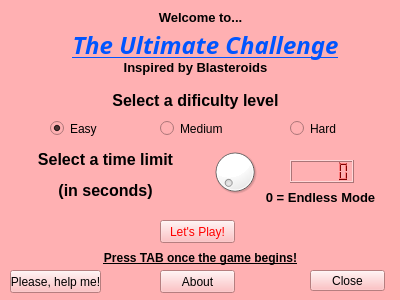
<?xml version="1.0" encoding="UTF-8"?>
<ui version="4.0">
 <class>MainWindow</class>
 <widget class="QMainWindow" name="MainWindow">
  <property name="geometry">
   <rect>
    <x>0</x>
    <y>0</y>
    <width>400</width>
    <height>300</height>
   </rect>
  </property>
  <property name="sizePolicy">
   <sizepolicy hsizetype="Fixed" vsizetype="Fixed">
    <horstretch>0</horstretch>
    <verstretch>0</verstretch>
   </sizepolicy>
  </property>
  <property name="minimumSize">
   <size>
    <width>400</width>
    <height>300</height>
   </size>
  </property>
  <property name="maximumSize">
   <size>
    <width>400</width>
    <height>300</height>
   </size>
  </property>
  <property name="windowTitle">
   <string>Programming Languages Project</string>
  </property>
  <property name="styleSheet">
   <string notr="true">background-color: rgb(255, 176, 178);</string>
  </property>
  <widget class="QWidget" name="centralWidget">
   <widget class="QPushButton" name="pushButton">
    <property name="geometry">
     <rect>
      <x>310</x>
      <y>270</y>
      <width>75</width>
      <height>21</height>
     </rect>
    </property>
    <property name="text">
     <string>Close</string>
    </property>
   </widget>
   <widget class="QRadioButton" name="radioButton">
    <property name="geometry">
     <rect>
      <x>50</x>
      <y>120</y>
      <width>82</width>
      <height>17</height>
     </rect>
    </property>
    <property name="text">
     <string>Easy</string>
    </property>
    <property name="checked">
     <bool>true</bool>
    </property>
   </widget>
   <widget class="QRadioButton" name="radioButton_2">
    <property name="geometry">
     <rect>
      <x>160</x>
      <y>120</y>
      <width>82</width>
      <height>17</height>
     </rect>
    </property>
    <property name="text">
     <string>Medium</string>
    </property>
   </widget>
   <widget class="QRadioButton" name="radioButton_3">
    <property name="geometry">
     <rect>
      <x>290</x>
      <y>120</y>
      <width>82</width>
      <height>17</height>
     </rect>
    </property>
    <property name="text">
     <string>Hard</string>
    </property>
   </widget>
   <widget class="QPushButton" name="pushButton_2">
    <property name="geometry">
     <rect>
      <x>160</x>
      <y>270</y>
      <width>75</width>
      <height>23</height>
     </rect>
    </property>
    <property name="text">
     <string>About</string>
    </property>
   </widget>
   <widget class="QLabel" name="label">
    <property name="geometry">
     <rect>
      <x>50</x>
      <y>20</y>
      <width>311</width>
      <height>51</height>
     </rect>
    </property>
    <property name="font">
     <font>
      <family>Magneto</family>
      <weight>75</weight>
      <italic>false</italic>
      <bold>true</bold>
     </font>
    </property>
    <property name="text">
     <string>&lt;html&gt;&lt;head/&gt;&lt;body&gt;&lt;p align=&quot;center&quot;&gt;&lt;span style=&quot; font-size:18pt; font-style:italic; text-decoration: underline; color:#0055ff;&quot;&gt;The Ultimate Challenge&lt;/span&gt;&lt;/p&gt;&lt;/body&gt;&lt;/html&gt;</string>
    </property>
   </widget>
   <widget class="QLabel" name="label_2">
    <property name="geometry">
     <rect>
      <x>100</x>
      <y>90</y>
      <width>191</width>
      <height>21</height>
     </rect>
    </property>
    <property name="text">
     <string>&lt;html&gt;&lt;head/&gt;&lt;body&gt;&lt;p align=&quot;center&quot;&gt;&lt;span style=&quot; font-size:12pt; font-weight:600;&quot;&gt;Select a dificulty level&lt;/span&gt;&lt;/p&gt;&lt;/body&gt;&lt;/html&gt;</string>
    </property>
   </widget>
   <widget class="QDial" name="dial">
    <property name="geometry">
     <rect>
      <x>210</x>
      <y>140</y>
      <width>50</width>
      <height>64</height>
     </rect>
    </property>
    <property name="styleSheet">
     <string notr="true">background-color: rgb(255, 255, 255);</string>
    </property>
    <property name="maximum">
     <number>8</number>
    </property>
    <property name="singleStep">
     <number>1</number>
    </property>
    <property name="value">
     <number>0</number>
    </property>
   </widget>
   <widget class="QLCDNumber" name="lcdNumber">
    <property name="geometry">
     <rect>
      <x>290</x>
      <y>160</y>
      <width>64</width>
      <height>23</height>
     </rect>
    </property>
    <property name="palette">
     <palette>
      <active>
       <colorrole role="WindowText">
        <brush brushstyle="SolidPattern">
         <color alpha="255">
          <red>0</red>
          <green>0</green>
          <blue>0</blue>
         </color>
        </brush>
       </colorrole>
       <colorrole role="Button">
        <brush brushstyle="SolidPattern">
         <color alpha="255">
          <red>255</red>
          <green>176</green>
          <blue>178</blue>
         </color>
        </brush>
       </colorrole>
       <colorrole role="Light">
        <brush brushstyle="SolidPattern">
         <color alpha="255">
          <red>255</red>
          <green>127</green>
          <blue>127</blue>
         </color>
        </brush>
       </colorrole>
       <colorrole role="Midlight">
        <brush brushstyle="SolidPattern">
         <color alpha="255">
          <red>255</red>
          <green>63</green>
          <blue>63</blue>
         </color>
        </brush>
       </colorrole>
       <colorrole role="Dark">
        <brush brushstyle="SolidPattern">
         <color alpha="255">
          <red>127</red>
          <green>0</green>
          <blue>0</blue>
         </color>
        </brush>
       </colorrole>
       <colorrole role="Mid">
        <brush brushstyle="SolidPattern">
         <color alpha="255">
          <red>170</red>
          <green>0</green>
          <blue>0</blue>
         </color>
        </brush>
       </colorrole>
       <colorrole role="Text">
        <brush brushstyle="SolidPattern">
         <color alpha="255">
          <red>0</red>
          <green>0</green>
          <blue>0</blue>
         </color>
        </brush>
       </colorrole>
       <colorrole role="BrightText">
        <brush brushstyle="SolidPattern">
         <color alpha="255">
          <red>255</red>
          <green>255</green>
          <blue>255</blue>
         </color>
        </brush>
       </colorrole>
       <colorrole role="ButtonText">
        <brush brushstyle="SolidPattern">
         <color alpha="255">
          <red>0</red>
          <green>0</green>
          <blue>0</blue>
         </color>
        </brush>
       </colorrole>
       <colorrole role="Base">
        <brush brushstyle="SolidPattern">
         <color alpha="255">
          <red>255</red>
          <green>176</green>
          <blue>178</blue>
         </color>
        </brush>
       </colorrole>
       <colorrole role="Window">
        <brush brushstyle="SolidPattern">
         <color alpha="255">
          <red>255</red>
          <green>176</green>
          <blue>178</blue>
         </color>
        </brush>
       </colorrole>
       <colorrole role="Shadow">
        <brush brushstyle="SolidPattern">
         <color alpha="255">
          <red>0</red>
          <green>0</green>
          <blue>0</blue>
         </color>
        </brush>
       </colorrole>
       <colorrole role="AlternateBase">
        <brush brushstyle="SolidPattern">
         <color alpha="255">
          <red>255</red>
          <green>127</green>
          <blue>127</blue>
         </color>
        </brush>
       </colorrole>
       <colorrole role="ToolTipBase">
        <brush brushstyle="SolidPattern">
         <color alpha="255">
          <red>255</red>
          <green>255</green>
          <blue>220</blue>
         </color>
        </brush>
       </colorrole>
       <colorrole role="ToolTipText">
        <brush brushstyle="SolidPattern">
         <color alpha="255">
          <red>0</red>
          <green>0</green>
          <blue>0</blue>
         </color>
        </brush>
       </colorrole>
      </active>
      <inactive>
       <colorrole role="WindowText">
        <brush brushstyle="SolidPattern">
         <color alpha="255">
          <red>0</red>
          <green>0</green>
          <blue>0</blue>
         </color>
        </brush>
       </colorrole>
       <colorrole role="Button">
        <brush brushstyle="SolidPattern">
         <color alpha="255">
          <red>255</red>
          <green>176</green>
          <blue>178</blue>
         </color>
        </brush>
       </colorrole>
       <colorrole role="Light">
        <brush brushstyle="SolidPattern">
         <color alpha="255">
          <red>255</red>
          <green>127</green>
          <blue>127</blue>
         </color>
        </brush>
       </colorrole>
       <colorrole role="Midlight">
        <brush brushstyle="SolidPattern">
         <color alpha="255">
          <red>255</red>
          <green>63</green>
          <blue>63</blue>
         </color>
        </brush>
       </colorrole>
       <colorrole role="Dark">
        <brush brushstyle="SolidPattern">
         <color alpha="255">
          <red>127</red>
          <green>0</green>
          <blue>0</blue>
         </color>
        </brush>
       </colorrole>
       <colorrole role="Mid">
        <brush brushstyle="SolidPattern">
         <color alpha="255">
          <red>170</red>
          <green>0</green>
          <blue>0</blue>
         </color>
        </brush>
       </colorrole>
       <colorrole role="Text">
        <brush brushstyle="SolidPattern">
         <color alpha="255">
          <red>0</red>
          <green>0</green>
          <blue>0</blue>
         </color>
        </brush>
       </colorrole>
       <colorrole role="BrightText">
        <brush brushstyle="SolidPattern">
         <color alpha="255">
          <red>255</red>
          <green>255</green>
          <blue>255</blue>
         </color>
        </brush>
       </colorrole>
       <colorrole role="ButtonText">
        <brush brushstyle="SolidPattern">
         <color alpha="255">
          <red>0</red>
          <green>0</green>
          <blue>0</blue>
         </color>
        </brush>
       </colorrole>
       <colorrole role="Base">
        <brush brushstyle="SolidPattern">
         <color alpha="255">
          <red>255</red>
          <green>176</green>
          <blue>178</blue>
         </color>
        </brush>
       </colorrole>
       <colorrole role="Window">
        <brush brushstyle="SolidPattern">
         <color alpha="255">
          <red>255</red>
          <green>176</green>
          <blue>178</blue>
         </color>
        </brush>
       </colorrole>
       <colorrole role="Shadow">
        <brush brushstyle="SolidPattern">
         <color alpha="255">
          <red>0</red>
          <green>0</green>
          <blue>0</blue>
         </color>
        </brush>
       </colorrole>
       <colorrole role="AlternateBase">
        <brush brushstyle="SolidPattern">
         <color alpha="255">
          <red>255</red>
          <green>127</green>
          <blue>127</blue>
         </color>
        </brush>
       </colorrole>
       <colorrole role="ToolTipBase">
        <brush brushstyle="SolidPattern">
         <color alpha="255">
          <red>255</red>
          <green>255</green>
          <blue>220</blue>
         </color>
        </brush>
       </colorrole>
       <colorrole role="ToolTipText">
        <brush brushstyle="SolidPattern">
         <color alpha="255">
          <red>0</red>
          <green>0</green>
          <blue>0</blue>
         </color>
        </brush>
       </colorrole>
      </inactive>
      <disabled>
       <colorrole role="WindowText">
        <brush brushstyle="SolidPattern">
         <color alpha="255">
          <red>127</red>
          <green>0</green>
          <blue>0</blue>
         </color>
        </brush>
       </colorrole>
       <colorrole role="Button">
        <brush brushstyle="SolidPattern">
         <color alpha="255">
          <red>255</red>
          <green>176</green>
          <blue>178</blue>
         </color>
        </brush>
       </colorrole>
       <colorrole role="Light">
        <brush brushstyle="SolidPattern">
         <color alpha="255">
          <red>255</red>
          <green>127</green>
          <blue>127</blue>
         </color>
        </brush>
       </colorrole>
       <colorrole role="Midlight">
        <brush brushstyle="SolidPattern">
         <color alpha="255">
          <red>255</red>
          <green>63</green>
          <blue>63</blue>
         </color>
        </brush>
       </colorrole>
       <colorrole role="Dark">
        <brush brushstyle="SolidPattern">
         <color alpha="255">
          <red>127</red>
          <green>0</green>
          <blue>0</blue>
         </color>
        </brush>
       </colorrole>
       <colorrole role="Mid">
        <brush brushstyle="SolidPattern">
         <color alpha="255">
          <red>170</red>
          <green>0</green>
          <blue>0</blue>
         </color>
        </brush>
       </colorrole>
       <colorrole role="Text">
        <brush brushstyle="SolidPattern">
         <color alpha="255">
          <red>127</red>
          <green>0</green>
          <blue>0</blue>
         </color>
        </brush>
       </colorrole>
       <colorrole role="BrightText">
        <brush brushstyle="SolidPattern">
         <color alpha="255">
          <red>255</red>
          <green>255</green>
          <blue>255</blue>
         </color>
        </brush>
       </colorrole>
       <colorrole role="ButtonText">
        <brush brushstyle="SolidPattern">
         <color alpha="255">
          <red>127</red>
          <green>0</green>
          <blue>0</blue>
         </color>
        </brush>
       </colorrole>
       <colorrole role="Base">
        <brush brushstyle="SolidPattern">
         <color alpha="255">
          <red>255</red>
          <green>176</green>
          <blue>178</blue>
         </color>
        </brush>
       </colorrole>
       <colorrole role="Window">
        <brush brushstyle="SolidPattern">
         <color alpha="255">
          <red>255</red>
          <green>176</green>
          <blue>178</blue>
         </color>
        </brush>
       </colorrole>
       <colorrole role="Shadow">
        <brush brushstyle="SolidPattern">
         <color alpha="255">
          <red>0</red>
          <green>0</green>
          <blue>0</blue>
         </color>
        </brush>
       </colorrole>
       <colorrole role="AlternateBase">
        <brush brushstyle="SolidPattern">
         <color alpha="255">
          <red>255</red>
          <green>0</green>
          <blue>0</blue>
         </color>
        </brush>
       </colorrole>
       <colorrole role="ToolTipBase">
        <brush brushstyle="SolidPattern">
         <color alpha="255">
          <red>255</red>
          <green>255</green>
          <blue>220</blue>
         </color>
        </brush>
       </colorrole>
       <colorrole role="ToolTipText">
        <brush brushstyle="SolidPattern">
         <color alpha="255">
          <red>0</red>
          <green>0</green>
          <blue>0</blue>
         </color>
        </brush>
       </colorrole>
      </disabled>
     </palette>
    </property>
    <property name="styleSheet">
     <string notr="true"/>
    </property>
    <property name="smallDecimalPoint">
     <bool>true</bool>
    </property>
    <property name="digitCount">
     <number>5</number>
    </property>
    <property name="value" stdset="0">
     <double>0.000000000000000</double>
    </property>
    <property name="intValue" stdset="0">
     <number>0</number>
    </property>
   </widget>
   <widget class="QLabel" name="label_3">
    <property name="geometry">
     <rect>
      <x>10</x>
      <y>150</y>
      <width>191</width>
      <height>51</height>
     </rect>
    </property>
    <property name="text">
     <string>&lt;html&gt;&lt;head/&gt;&lt;body&gt;&lt;p align=&quot;center&quot;&gt;&lt;span style=&quot; font-size:12pt; font-weight:600;&quot;&gt;Select a time limit&lt;/span&gt;&lt;/p&gt;&lt;p align=&quot;center&quot;&gt;&lt;span style=&quot; font-size:12pt; font-weight:600;&quot;&gt;(in seconds)&lt;/span&gt;&lt;/p&gt;&lt;/body&gt;&lt;/html&gt;</string>
    </property>
   </widget>
   <widget class="QLabel" name="label_4">
    <property name="geometry">
     <rect>
      <x>150</x>
      <y>10</y>
      <width>101</width>
      <height>16</height>
     </rect>
    </property>
    <property name="text">
     <string>&lt;html&gt;&lt;head/&gt;&lt;body&gt;&lt;p align=&quot;center&quot;&gt;&lt;span style=&quot; font-size:10pt; font-weight:600;&quot;&gt;Welcome to...&lt;/span&gt;&lt;/p&gt;&lt;/body&gt;&lt;/html&gt;</string>
    </property>
   </widget>
   <widget class="QPushButton" name="pushButton_3">
    <property name="geometry">
     <rect>
      <x>10</x>
      <y>270</y>
      <width>91</width>
      <height>23</height>
     </rect>
    </property>
    <property name="text">
     <string>Please, help me!</string>
    </property>
   </widget>
   <widget class="QPushButton" name="pushButton_4">
    <property name="geometry">
     <rect>
      <x>160</x>
      <y>220</y>
      <width>75</width>
      <height>23</height>
     </rect>
    </property>
    <property name="styleSheet">
     <string notr="true">color: rgb(255, 0, 0);</string>
    </property>
    <property name="text">
     <string>Let's Play!</string>
    </property>
   </widget>
   <widget class="QLabel" name="label_5">
    <property name="geometry">
     <rect>
      <x>260</x>
      <y>190</y>
      <width>121</width>
      <height>16</height>
     </rect>
    </property>
    <property name="text">
     <string>&lt;html&gt;&lt;head/&gt;&lt;body&gt;&lt;p align=&quot;center&quot;&gt;&lt;span style=&quot; font-size:10pt; font-weight:600;&quot;&gt;0 = Endless Mode&lt;/span&gt;&lt;/p&gt;&lt;/body&gt;&lt;/html&gt;</string>
    </property>
   </widget>
   <widget class="QLabel" name="label_6">
    <property name="geometry">
     <rect>
      <x>110</x>
      <y>60</y>
      <width>171</width>
      <height>16</height>
     </rect>
    </property>
    <property name="text">
     <string>&lt;html&gt;&lt;head/&gt;&lt;body&gt;&lt;p align=&quot;center&quot;&gt;&lt;span style=&quot; font-size:10pt; font-weight:600;&quot;&gt;Inspired by Blasteroids&lt;/span&gt;&lt;/p&gt;&lt;/body&gt;&lt;/html&gt;</string>
    </property>
   </widget>
   <widget class="QLabel" name="label_7">
    <property name="geometry">
     <rect>
      <x>100</x>
      <y>250</y>
      <width>201</width>
      <height>16</height>
     </rect>
    </property>
    <property name="text">
     <string>&lt;html&gt;&lt;head/&gt;&lt;body&gt;&lt;p align=&quot;center&quot;&gt;&lt;span style=&quot; font-weight:600; text-decoration: underline;&quot;&gt;Press TAB once the game begins!&lt;/span&gt;&lt;/p&gt;&lt;/body&gt;&lt;/html&gt;</string>
    </property>
   </widget>
  </widget>
  <action name="actionOpen_About">
   <property name="text">
    <string>Open About</string>
   </property>
  </action>
  <action name="actionOpen_Help">
   <property name="text">
    <string>Open Help</string>
   </property>
  </action>
  <action name="actionPlay">
   <property name="text">
    <string>Play</string>
   </property>
  </action>
  <action name="actionUpdate">
   <property name="text">
    <string>Update</string>
   </property>
  </action>
 </widget>
 <layoutdefault spacing="6" margin="11"/>
 <resources/>
 <connections>
  <connection>
   <sender>pushButton</sender>
   <signal>clicked()</signal>
   <receiver>MainWindow</receiver>
   <slot>close()</slot>
   <hints>
    <hint type="sourcelabel">
     <x>330</x>
     <y>245</y>
    </hint>
    <hint type="destinationlabel">
     <x>276</x>
     <y>260</y>
    </hint>
   </hints>
  </connection>
  <connection>
   <sender>dial</sender>
   <signal>valueChanged(int)</signal>
   <receiver>lcdNumber</receiver>
   <slot>display(int)</slot>
   <hints>
    <hint type="sourcelabel">
     <x>241</x>
     <y>209</y>
    </hint>
    <hint type="destinationlabel">
     <x>302</x>
     <y>206</y>
    </hint>
   </hints>
  </connection>
  <connection>
   <sender>pushButton_2</sender>
   <signal>clicked()</signal>
   <receiver>actionOpen_About</receiver>
   <slot>trigger()</slot>
   <hints>
    <hint type="sourcelabel">
     <x>207</x>
     <y>251</y>
    </hint>
    <hint type="destinationlabel">
     <x>-1</x>
     <y>-1</y>
    </hint>
   </hints>
  </connection>
  <connection>
   <sender>pushButton_3</sender>
   <signal>clicked()</signal>
   <receiver>actionOpen_Help</receiver>
   <slot>trigger()</slot>
   <hints>
    <hint type="sourcelabel">
     <x>55</x>
     <y>251</y>
    </hint>
    <hint type="destinationlabel">
     <x>-1</x>
     <y>-1</y>
    </hint>
   </hints>
  </connection>
  <connection>
   <sender>pushButton_4</sender>
   <signal>clicked()</signal>
   <receiver>actionPlay</receiver>
   <slot>trigger()</slot>
   <hints>
    <hint type="sourcelabel">
     <x>197</x>
     <y>231</y>
    </hint>
    <hint type="destinationlabel">
     <x>-1</x>
     <y>-1</y>
    </hint>
   </hints>
  </connection>
  <connection>
   <sender>dial</sender>
   <signal>valueChanged(int)</signal>
   <receiver>actionUpdate</receiver>
   <slot>trigger()</slot>
   <hints>
    <hint type="sourcelabel">
     <x>234</x>
     <y>171</y>
    </hint>
    <hint type="destinationlabel">
     <x>-1</x>
     <y>-1</y>
    </hint>
   </hints>
  </connection>
 </connections>
</ui>
